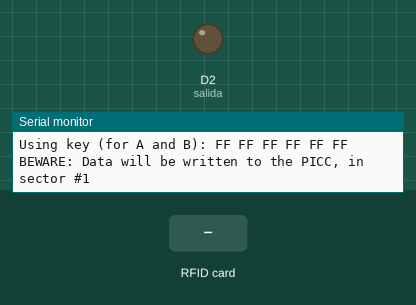
A sketch run on a simulated ESP8266 (Wemos D1 mini). Shown: output pins drawn as LEDs (lit = HIGH), the last lines printed to the serial monitor. The test bench sets the inputs (shaded band). WiFi joins after 1.5 s; servers stay silent unless stated; network time is answered at once with the bench clock; the local clock reads 2024-03-15 10:24:30 at power-on unless the sketch sets it; no MQTT or app messages arrive unless stated.

Above: at 2.7 s.
2.8 s: RFID card 5E 7A 19 C4 held to the reader
At 3.0 s:
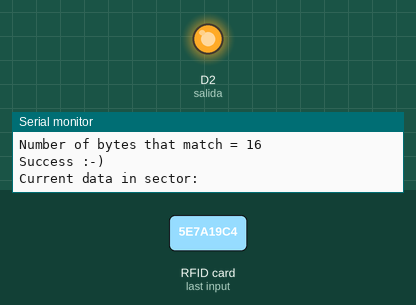
Timing chart, 0 to 5.8 s (numbered marks = the images above; inputs shaded):
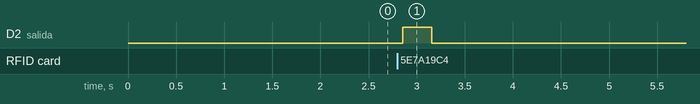

Measured:
- after the input at 2.8 s, D2 (salida): LOW → HIGH after 0.06 s, → LOW 0.30 s later

The sketch:

comida.ino
```cpp
/*


  RFID     ESP8266                Wemos D1 mini
  RST      GPIO05 (free GPIO)          D1
  SS       GPIO4 (free GPIO)           D2
  MOSI     GPIO13 (HW SPI)             D7
  MISO     GPIO12 (HW SPI)             D6
  SCK      GPIO14 (HW SPI)             D5
  GND      GND                         G
  3.3V  3.3V  3V3
*/


#include <SPI.h>
#include <MFRC522.h>
#include <ESP8266WiFi.h>
#include <PubSubClient.h>
#include <NTPClient.h>
#include <WiFiUdp.h>


#define RST_PIN         D3           // Configurable, see typical pin layout above
#define SS_PIN          D8          // Configurable, see typical pin layout above
#define salida D2
#define breakfast 0x01
#define lunch 0x01
#define dinner 0x01
long offset =  (3600 * -6);

const char* ssid = "Xibalba Hackerspace";
const char* password = "IOT1234567";
const char* server = "192.168.1.2";
const char* updateTopic = "/ecsl/comida";
String csvData = "";
byte newData[4];
byte readCard[4];   // Stores scanned ID read from RFID Module
boolean msgSent = true;

MFRC522 mfrc522(SS_PIN, RST_PIN);   // Create MFRC522 instance.
MFRC522::MIFARE_Key key;

WiFiClient espClient;
PubSubClient client(espClient);


WiFiUDP ntpUDP;
NTPClient timeClient(ntpUDP, offset);

long lastReconnectAttempt = 0;

void callback(char* topic, byte* payload, unsigned int length) {
  // handle message arrived
}

void setup_wifi() {

  delay(10);
  // We start by connecting to a WiFi network
  Serial.println();
  Serial.print("Connecting to ");
  Serial.println(ssid);

  WiFi.begin(ssid, password);

  while (WiFi.status() != WL_CONNECTED) {
    delay(500);
    Serial.print(".");
  }

  randomSeed(micros());

  Serial.println("");
  Serial.println("WiFi connected");
  Serial.println("IP address: ");
  Serial.println(WiFi.localIP());
}


boolean reconnect() {
  if (client.connect("arduinoClient")) {
    Serial.println("conectandoMQTT");
    // Once connected, publish an announcement...
    client.publish("outTopic", "hello world");
    // ... and resubscribe
    client.subscribe("inTopic");
  }
  return client.connected();
}


uint8_t getID() {

  // There are Mifare PICCs which have 4 byte or 7 byte UID care if you use 7 byte PICC
  // I think we should assume every PICC as they have 4 byte UID
  // Until we support 7 byte PICCs
  Serial.println(F("Scanned PICC's UID:"));
  for ( uint8_t i = 0; i < 4; i++) {  //
    readCard[i] = mfrc522.uid.uidByte[i];
    //   Serial.print(readCard[i], HEX);
  }
  //  Serial.println("");
  return 1;
}

void rfid() {
  // Reset the loop if no new card present on the sensor/reader. This saves the entire process when idle.
  if ( ! mfrc522.PICC_IsNewCardPresent())
    return;

  // Select one of the cards
  if ( ! mfrc522.PICC_ReadCardSerial())
    return;

  getID();
  // Show some details of the PICC (that is: the tag/card)
  Serial.print(F("Card UID:"));
  dump_byte_array(mfrc522.uid.uidByte, mfrc522.uid.size);
  Serial.println();
  Serial.print(F("PICC type: "));
  MFRC522::PICC_Type piccType = mfrc522.PICC_GetType(mfrc522.uid.sak);
  Serial.println(mfrc522.PICC_GetTypeName(piccType));

  // Check for compatibility
  if (    piccType != MFRC522::PICC_TYPE_MIFARE_MINI
          &&  piccType != MFRC522::PICC_TYPE_MIFARE_1K
          &&  piccType != MFRC522::PICC_TYPE_MIFARE_4K) {
    Serial.println(F("This sample only works with MIFARE Classic cards."));
    return;
  }

  // In this sample we use the second sector,
  // that is: sector #1, covering block #4 up to and including block #7
  byte sector         = 1;
  byte blockAddr      = 4;
  byte dataBlock[]    = {
    breakfast, lunch, dinner, 0x00, //  1,  2,   3,  4,
    0x00, 0x00, 0x00, 0x00,
    0x00, 0x00, 0x00, 0x00,
    0x00, 0x00, 0x00, 0x00
  };
  byte trailerBlock   = 7;
  MFRC522::StatusCode status;
  byte buffer[18];
  byte size = sizeof(buffer);

  // Authenticate using key A
  Serial.println(F("Authenticating using key A..."));
  status = (MFRC522::StatusCode) mfrc522.PCD_Authenticate(MFRC522::PICC_CMD_MF_AUTH_KEY_A, trailerBlock, &key, &(mfrc522.uid));
  if (status != MFRC522::STATUS_OK) {
    Serial.print(F("PCD_Authenticate() failed: "));
    Serial.println(mfrc522.GetStatusCodeName(status));
    return;
  }

  // Show the whole sector as it currently is
  Serial.println(F("Current data in sector:"));
  mfrc522.PICC_DumpMifareClassicSectorToSerial(&(mfrc522.uid), &key, sector);
  Serial.println();

  // Read data from the block
  Serial.print(F("Reading data from block ")); Serial.print(blockAddr);
  Serial.println(F(" ..."));
  status = (MFRC522::StatusCode) mfrc522.MIFARE_Read(blockAddr, buffer, &size);
  if (status != MFRC522::STATUS_OK) {
    Serial.print(F("MIFARE_Read() failed: "));
    Serial.println(mfrc522.GetStatusCodeName(status));
  }
  Serial.print(F("Data in block ")); Serial.print(blockAddr); Serial.println(F(":"));
  dump_byte_array(buffer, 16); Serial.println();
  Serial.println();

  // Authenticate using key B
  Serial.println(F("Authenticating again using key B..."));
  status = (MFRC522::StatusCode) mfrc522.PCD_Authenticate(MFRC522::PICC_CMD_MF_AUTH_KEY_B, trailerBlock, &key, &(mfrc522.uid));
  if (status != MFRC522::STATUS_OK) {
    Serial.print(F("PCD_Authenticate() failed: "));
    Serial.println(mfrc522.GetStatusCodeName(status));
    return;
  }

  // Write data to the block
  Serial.print(F("Writing data into block ")); Serial.print(blockAddr);
  Serial.println(F(" ..."));
  dump_byte_array(dataBlock, 16); Serial.println();
  status = (MFRC522::StatusCode) mfrc522.MIFARE_Write(blockAddr, dataBlock, 16);
  if (status != MFRC522::STATUS_OK) {
    Serial.print(F("MIFARE_Write() failed: "));
    Serial.println(mfrc522.GetStatusCodeName(status));
  }
  Serial.println();

  // Read data from the block (again, should now be what we have written)
  Serial.print(F("Reading data from block ")); Serial.print(blockAddr);
  Serial.println(F(" ..."));
  status = (MFRC522::StatusCode) mfrc522.MIFARE_Read(blockAddr, buffer, &size);
  if (status != MFRC522::STATUS_OK) {
    Serial.print(F("MIFARE_Read() failed: "));
    Serial.println(mfrc522.GetStatusCodeName(status));
  }
  Serial.print(F("Data in block ")); Serial.print(blockAddr); Serial.println(F(":"));
  dump_byte_array(buffer, 16); Serial.println();

  // Check that data in block is what we have written
  // by counting the number of bytes that are equal
  Serial.println(F("Checking result..."));
  byte count = 0;
  for (byte i = 0; i < 16; i++) {
    // Compare buffer (= what we've read) with dataBlock (= what we've written)
    if (buffer[i] == dataBlock[i])
      count++;
  }
  Serial.print(F("Number of bytes that match = ")); Serial.println(count);
  if (count == 16) {
    Serial.println(F("Success :-)"));
  } else {
    Serial.println(F("Failure, no match :-("));
    Serial.println(F("  perhaps the write didn't work properly..."));
  }
  Serial.println();

  // Dump the sector data
  Serial.println(F("Current data in sector:"));
  mfrc522.PICC_DumpMifareClassicSectorToSerial(&(mfrc522.uid), &key, sector);
  Serial.println();
  csvData = readCard[0];
  csvData += readCard[1];
  csvData += readCard[2];
  csvData += readCard[3];
  csvData += ",";
  csvData += timeClient.getEpochTime();
  csvData += ",";
  csvData += buffer[0];
  csvData += buffer[1];
  csvData += buffer[2];
  csvData += buffer[3];
  // Halt PICC
  mfrc522.PICC_HaltA();
  // Stop encryption on PCD
  mfrc522.PCD_StopCrypto1();
  digitalWrite(salida, HIGH);
  delay(300);
  digitalWrite(salida, LOW);
  msgSent = false;
}

/**
   Helper routine to dump a byte array as hex values to Serial.
*/
void dump_byte_array(byte *buffer, byte bufferSize) {
  for (byte i = 0; i < bufferSize; i++) {
    Serial.print(buffer[i] < 0x10 ? " 0" : " ");
    Serial.print(buffer[i], HEX);
  }
}


void setup() {
  Serial.begin(115200); // Initialize Serial communications with the PC
  pinMode(salida, OUTPUT);
  setup_wifi();
  //while (!Serial);    // Do nothing if no Serial port is opened (added for Arduinos based on ATMEGA32U4)
  SPI.begin();        // Init SPI bus
  mfrc522.PCD_Init(); // Init MFRC522 card

  // Prepare the key (used both as key A and as key B)
  // using FFFFFFFFFFFFh which is the default at chip delivery from the factory
  for (byte i = 0; i < 6; i++) {
    key.keyByte[i] = 0xFF;
  }
  Serial.println(F("Scan a MIFARE Classic PICC to demonstrate read and write."));
  Serial.print(F("Using key (for A and B):"));
  dump_byte_array(key.keyByte, MFRC522::MF_KEY_SIZE);
  Serial.println();

  Serial.println(F("BEWARE: Data will be written to the PICC, in sector #1"));
  timeClient.begin();
  client.setServer(server, 1883);
  client.setCallback(callback);

  lastReconnectAttempt = 0;
}

/**
   Main loop.
*/
void loop() {

  if (!client.connected()) {
    long now = millis();
    if (now - lastReconnectAttempt > 5000) {
      lastReconnectAttempt = now;
      // Attempt to reconnect
      if (reconnect()) {
        lastReconnectAttempt = 0;
      }
    }
  } else {
    // Client connected
    if (!msgSent) {
      char tempChar[csvData.length() + 1];
      csvData.toCharArray(tempChar, csvData.length() + 1);
      client.publish(updateTopic, tempChar);
      msgSent = true;
    }
    client.loop();
  }

  timeClient.update();
  rfid();

}
```
